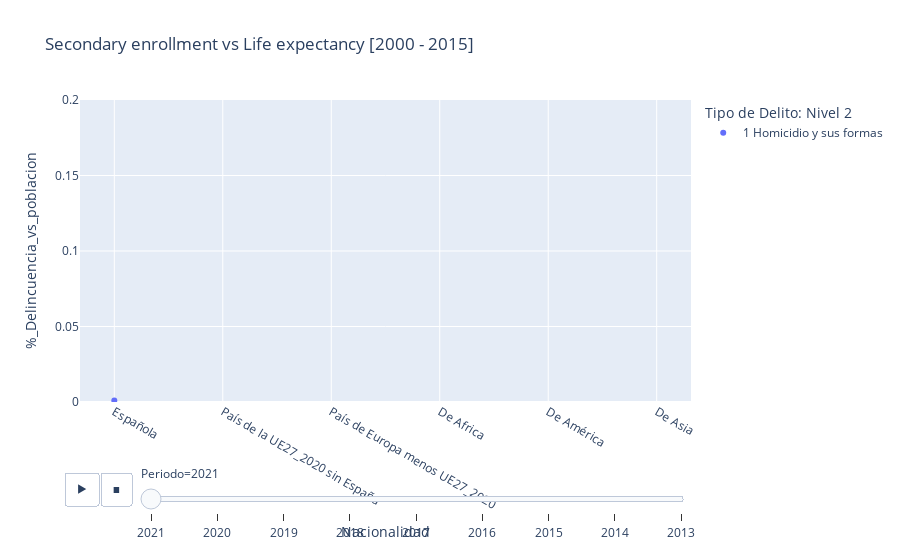

Notebook code cell kept with this figure:
### Code cell
px.scatter(df_poblacion_vs_delincuencia_, 
           y="%_Delincuencia_vs_poblacion", 
           x="Nacionalidad", 
           color="Tipo de Delito: Nivel 2",
           #size='%_Delincuencia_vs_poblacion',
           animation_frame="Periodo",
           animation_group="Tipo de Delito: Nivel 1",
           title='Secondary enrollment vs Life expectancy [2000 - 2015]',
           range_y=[0, 0.2])

### Figure 1 — Plotly figure (JSON) as saved in the notebook; plotly's stock layout.template omitted (floating-point values rounded to 4 significant figures)
{"data": [{"hovertemplate": "Tipo de Delito: Nivel 2=1 Homicidio y sus formas<br>Periodo=2021<br>Nacionalidad=%{x}<br>%_Delincuencia_vs_poblacion=%{y}<extra></extra>", "ids": ["A Delitos", "A Delitos", "A Delitos", "A Delitos", "A Delitos", "A Delitos", "A Delitos", "A Delitos", "A Delitos", "A Delitos", "A Delitos", "A Delitos", "A Delitos", "A Delitos", "A Delitos", "A Delitos", "A Delitos", "A Delitos", "A Delitos", "A Delitos", "A Delitos", "A Delitos", "A Delitos", "A Delitos"], "legendgroup": "1 Homicidio y sus formas", "marker": {"color": "#636efa", "symbol": "circle"}, "mode": "markers", "name": "1 Homicidio y sus formas", "orientation": "v", "showlegend": true, "type": "scatter", "x": ["Española", "Española", "Española", "Española", "País de la UE27_2020 sin España", "País de la UE27_2020 sin España", "País de la UE27_2020 sin España", "País de la UE27_2020 sin España", "País de Europa menos UE27_2020", "País de Europa menos UE27_2020", "País de Europa menos UE27_2020", "País de Europa menos UE27_2020", "De Africa", "De Africa", "De Africa", "De Africa", "De América", "De América", "De América", "De América", "De Asia", "De Asia", "De Asia", "De Asia"], "xaxis": "x", "y": [0.001042, 0.0003426, 0.0001511, 0.0005484, 0.001818, 0.0007501, 0.0002597, 0.0008078, 0.0009948, 0.0001658, 0.0004145, 0.0004145, 0.004516, 0.001854, 0.0007131, 0.001949, 0.00269, 0.001361, 0.0007453, 0.0005833, 0.001862, 0.0004654, 0.0005817, 0.0008144], "yaxis": "y"}], "layout": {"legend": {"title": {"text": "Tipo de Delito: Nivel 2"}, "tracegroupgap": 0}, "sliders": [{"active": 0, "currentvalue": {"prefix": "Periodo="}, "len": 0.9, "pad": {"b": 10, "t": 60}, "steps": [{"args": [["2021"], {"frame": {"duration": 0, "redraw": false}, "fromcurrent": true, "mode": "immediate", "transition": {"duration": 0, "easing": "linear"}}], "label": "2021", "method": "animate"}, {"args": [["2020"], {"frame": {"duration": 0, "redraw": false}, "fromcurrent": true, "mode": "immediate", "transition": {"duration": 0, "easing": "linear"}}], "label": "2020", "method": "animate"}, {"args": [["2019"], {"frame": {"duration": 0, "redraw": false}, "fromcurrent": true, "mode": "immediate", "transition": {"duration": 0, "easing": "linear"}}], "label": "2019", "method": "animate"}, {"args": [["2018"], {"frame": {"duration": 0, "redraw": false}, "fromcurrent": true, "mode": "immediate", "transition": {"duration": 0, "easing": "linear"}}], "label": "2018", "method": "animate"}, {"args": [["2017"], {"frame": {"duration": 0, "redraw": false}, "fromcurrent": true, "mode": "immediate", "transition": {"duration": 0, "easing": "linear"}}], "label": "2017", "method": "animate"}, {"args": [["2016"], {"frame": {"duration": 0, "redraw": false}, "fromcurrent": true, "mode": "immediate", "transition": {"duration": 0, "easing": "linear"}}], "label": "2016", "method": "animate"}, {"args": [["2015"], {"frame": {"duration": 0, "redraw": false}, "fromcurrent": true, "mode": "immediate", "transition": {"duration": 0, "easing": "linear"}}], "label": "2015", "method": "animate"}, {"args": [["2014"], {"frame": {"duration": 0, "redraw": false}, "fromcurrent": true, "mode": "immediate", "transition": {"duration": 0, "easing": "linear"}}], "label": "2014", "method": "animate"}, {"args": [["2013"], {"frame": {"duration": 0, "redraw": false}, "fromcurrent": true, "mode": "immediate", "transition": {"duration": 0, "easing": "linear"}}], "label": "2013", "method": "animate"}], "x": 0.1, "xanchor": "left", "y": 0, "yanchor": "top"}], "title": {"text": "Secondary enrollment vs Life expectancy [2000 - 2015]"}, "updatemenus": [{"buttons": [{"args": [null, {"frame": {"duration": 500, "redraw": false}, "fromcurrent": true, "mode": "immediate", "transition": {"duration": 500, "easing": "linear"}}], "label": "&#9654;", "method": "animate"}, {"args": [[null], {"frame": {"duration": 0, "redraw": false}, "fromcurrent": true, "mode": "immediate", "transition": {"duration": 0, "easing": "linear"}}], "label": "&#9724;", "method": "animate"}], "direction": "left", "pad": {"r": 10, "t": 70}, "showactive": false, "type": "buttons", "x": 0.1, "xanchor": "right", "y": 0, "yanchor": "top"}], "xaxis": {"anchor": "y", "domain": [0, 1], "title": {"text": "Nacionalidad"}}, "yaxis": {"anchor": "x", "domain": [0, 1], "range": [0, 0.2], "title": {"text": "%_Delincuencia_vs_poblacion"}}}}
